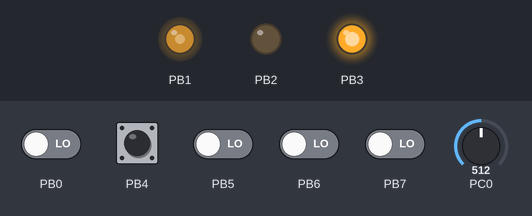
Simulated run of this program. Board: ATmega328P, built with avr-gcc and emulated at 16 MHz (the files do not name the chip). Parts: output pins drawn as LEDs (lit = HIGH). The test bench sets the inputs (shaded band); at power-on: PB4 HIGH, PB0, PB5–7 LOW, PC0 = 512.

Above: at 1.2 s.
1.3 s: PC0 set to 306
At 2.3 s:
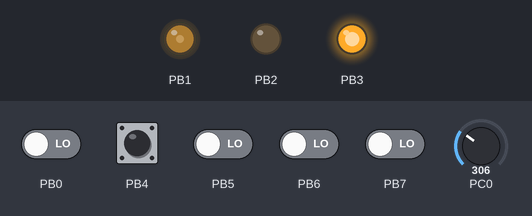
2.8 s: PB4 pulled LOW for 0.15 s
At 3.4 s:
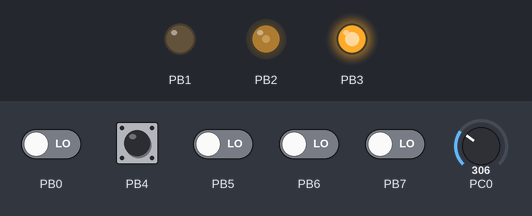
4.4 s: PC0 set to 122
At 4.7 s:
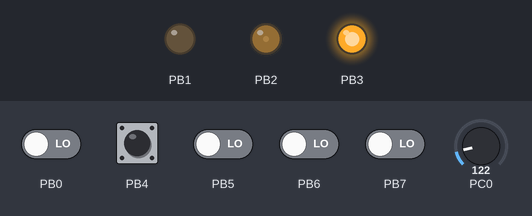
5.9 s: PB4 pulled LOW for 1 s
At 7.0 s:
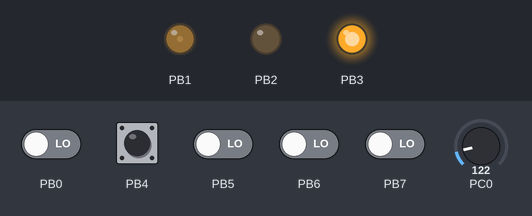
8.4 s: PC0 set to 0
At 8.9 s:
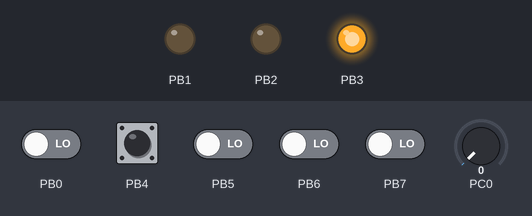
9.9 s: PC0 set to 900
At 11.3 s:
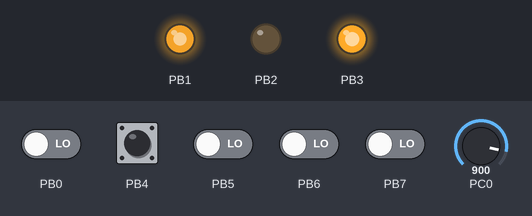
Timing chart, 0 to 12.4 s (numbered marks = the images above; inputs shaded):
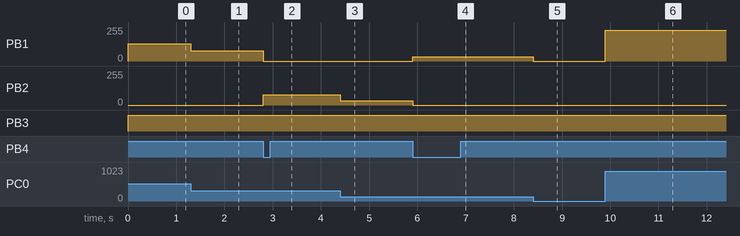

The program:

main.c
```c
/*
 * Motor.c
 *
 * Created: 2018-01-15 07:44:51
 * Author : RadoslawMadzia
 */

#define F_CPU 16000000L
#include <avr/io.h>
#include <util/delay.h>

uint8_t k_lock;
uint8_t rotationL = 1, rotationR = 0;

void readButton(uint8_t * lock, volatile uint8_t * PIN, unsigned key, void (*funkcja)(void) ) {

	if( !*lock && !(*PIN & (1<<key) )) {
		*lock=1;
		if(funkcja) funkcja(); // reakcja na wciniêcie przycisku
	} else if( *lock && (*PIN & (1<<key))) (*lock)+=15;
}


void change_rotation(void)
{
	rotationL=rotationL^rotationR;
	rotationR=rotationL^rotationR;
	rotationL=rotationR^rotationL;

}

void adc_init()
{
	ADMUX   = _BV(REFS0);
	DIDR0   = _BV(ADC0D);
	ADCSRA  = _BV(ADPS0) | _BV(ADPS1) | _BV(ADPS2);
	ADCSRA |= _BV(ADEN);
}

int readADC()
{
	ADCSRA |= _BV(ADSC);
	while (!(ADCSRA & _BV(ADIF)));
	ADCSRA |= _BV(ADIF);

	return ADC;
}
void pwm_init()
{
	TCCR1A = _BV(COM1A1) | _BV(COM1B1) |_BV(WGM11);
	TCCR1B = _BV(WGM12) |_BV(WGM13) | _BV(CS11) | _BV(CS10);
	ICR1 = 249;
}

int main(void)
{
	adc_init();
	pwm_init();

	PORTB |= _BV(PB4) | _BV(PB3);
	DDRB = 0x0E;

    while (1)
    {
		readButton(&k_lock, &PINB, PB4,change_rotation);

		if(rotationL == 1)
		{
			OCR1A = (readADC()>>2);
			OCR1B = 0x00;
		}
		else
			if(rotationR == 1)
			{
				OCR1B = (readADC()>>2);
				OCR1A = 0x00;
			}

    }
}
```

Measured:
- after the input at 1.3 s, PB1: 131/255 → 78/255 at once
- after the input at 2.8 s, PB1: 78/255 → 0/255 at once; PB2: 0/255 → 78/255 at once
- after the input at 4.4 s, PB2: 78/255 → 31/255 at once
- after the input at 5.9 s, PB1: 0/255 → 31/255 at once; PB2: 31/255 → 0/255 at once
- after the input at 8.4 s, PB1: 31/255 → 0/255 at once
- after the input at 9.9 s, PB1: 0/255 → 230/255 at once
